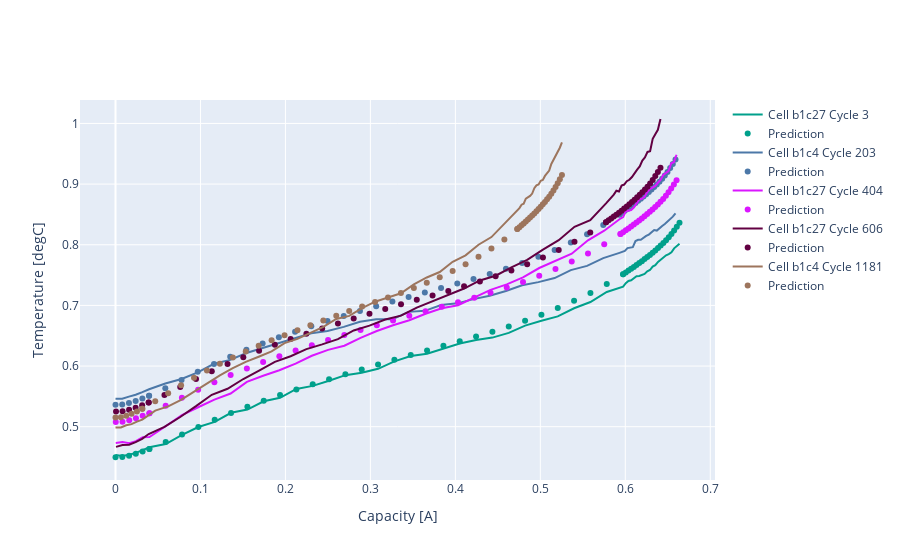

Notebook code for this chart:
### Code cell
yhat = model.predict(datasets['X_val'])
y_test = datasets['y_val']
print(len(yhat),len(y_test))
labels = list(datasets['original_val'].groupby(["Cycle", "Cell"]).groups.keys())
fig = go.Figure()
for i in range(10,len(yhat), 1000):
    fig.add_trace(go.Scatter(x = datasets['q_eval_val'][i], marker_color=pallete[i], 
                             name = f"Cell {labels[i][1]} Cycle {labels[i][0]}",
                             y=y_test[i][y_test.shape[-1]//2:], mode="lines"))
    fig.add_trace(go.Scatter(x = datasets['q_eval_val'][i], line_color=pallete[i], name = "Prediction",
                             y=yhat[i][yhat.shape[-1]//2:], mode="markers"))
    
fig.update_xaxes(title='Capacity [A]')
fig.update_yaxes(title='Temperature [degC]')
